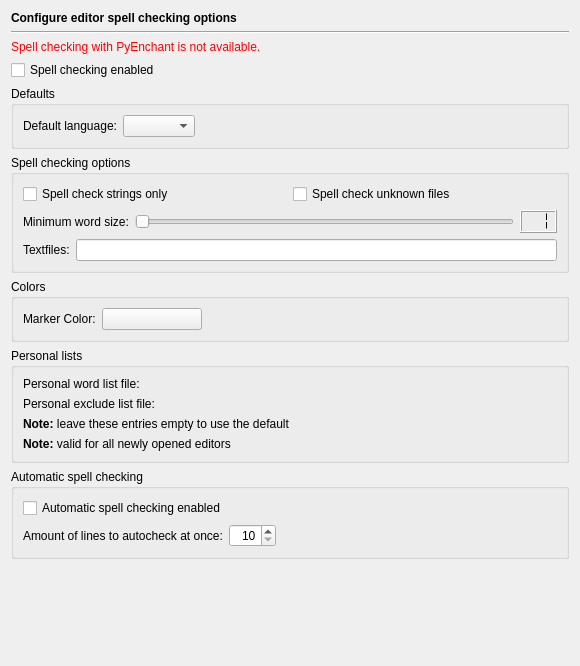
<?xml version="1.0" encoding="UTF-8"?>
<ui version="4.0">
 <class>EditorSpellCheckingPage</class>
 <widget class="QWidget" name="EditorSpellCheckingPage">
  <property name="geometry">
   <rect>
    <x>0</x>
    <y>0</y>
    <width>578</width>
    <height>666</height>
   </rect>
  </property>
  <layout class="QVBoxLayout" name="verticalLayout_4">
   <item>
    <widget class="QLabel" name="headerLabel">
     <property name="text">
      <string>&lt;b&gt;Configure editor spell checking options&lt;/b&gt;</string>
     </property>
    </widget>
   </item>
   <item>
    <widget class="Line" name="line3">
     <property name="frameShape">
      <enum>QFrame::HLine</enum>
     </property>
     <property name="frameShadow">
      <enum>QFrame::Sunken</enum>
     </property>
     <property name="orientation">
      <enum>Qt::Horizontal</enum>
     </property>
    </widget>
   </item>
   <item>
    <widget class="QLabel" name="errorLabel">
     <property name="text">
      <string>&lt;font color=&quot;#FF0000&quot;&gt;Spell checking with PyEnchant is not available.&lt;/font&gt;</string>
     </property>
    </widget>
   </item>
   <item>
    <widget class="QFrame" name="spellingFrame">
     <property name="frameShape">
      <enum>QFrame::NoFrame</enum>
     </property>
     <property name="frameShadow">
      <enum>QFrame::Plain</enum>
     </property>
     <layout class="QVBoxLayout" name="verticalLayout_3">
      <property name="leftMargin">
       <number>0</number>
      </property>
      <property name="topMargin">
       <number>0</number>
      </property>
      <property name="rightMargin">
       <number>0</number>
      </property>
      <property name="bottomMargin">
       <number>0</number>
      </property>
      <item>
       <widget class="QCheckBox" name="checkingEnabledCheckBox">
        <property name="toolTip">
         <string>Select to enable spell checking</string>
        </property>
        <property name="text">
         <string>Spell checking enabled</string>
        </property>
       </widget>
      </item>
      <item>
       <widget class="QGroupBox" name="groupBox_3">
        <property name="title">
         <string>Defaults</string>
        </property>
        <layout class="QGridLayout" name="gridLayout_3">
         <item row="0" column="0">
          <widget class="QLabel" name="label_2">
           <property name="text">
            <string>Default language:</string>
           </property>
          </widget>
         </item>
         <item row="0" column="1">
          <widget class="QComboBox" name="defaultLanguageCombo">
           <property name="toolTip">
            <string>Select the default language</string>
           </property>
          </widget>
         </item>
         <item row="0" column="2">
          <spacer name="horizontalSpacer">
           <property name="orientation">
            <enum>Qt::Horizontal</enum>
           </property>
           <property name="sizeHint" stdset="0">
            <size>
             <width>353</width>
             <height>20</height>
            </size>
           </property>
          </spacer>
         </item>
        </layout>
       </widget>
      </item>
      <item>
       <widget class="QGroupBox" name="groupBox_4">
        <property name="title">
         <string>Spell checking options</string>
        </property>
        <layout class="QVBoxLayout" name="verticalLayout">
         <item>
          <layout class="QHBoxLayout" name="horizontalLayout_4">
           <item>
            <widget class="QCheckBox" name="stringsOnlyCheckBox">
             <property name="toolTip">
              <string>Select to check strings only</string>
             </property>
             <property name="text">
              <string>Spell check strings only</string>
             </property>
            </widget>
           </item>
           <item>
            <widget class="QCheckBox" name="fullCheckUnknownCheckBox">
             <property name="toolTip">
              <string>Select to perform a complete check of files without extension</string>
             </property>
             <property name="text">
              <string>Spell check unknown files</string>
             </property>
            </widget>
           </item>
          </layout>
         </item>
         <item>
          <layout class="QHBoxLayout" name="horizontalLayout">
           <item>
            <widget class="QLabel" name="label">
             <property name="text">
              <string>Minimum word size:</string>
             </property>
            </widget>
           </item>
           <item>
            <widget class="QSlider" name="minimumWordSizeSlider">
             <property name="toolTip">
              <string>Move to set the minimum size of words to be checked</string>
             </property>
             <property name="minimum">
              <number>1</number>
             </property>
             <property name="maximum">
              <number>10</number>
             </property>
             <property name="orientation">
              <enum>Qt::Horizontal</enum>
             </property>
             <property name="tickPosition">
              <enum>QSlider::NoTicks</enum>
             </property>
             <property name="tickInterval">
              <number>1</number>
             </property>
            </widget>
           </item>
           <item>
            <widget class="QLCDNumber" name="lcdNumber">
             <property name="toolTip">
              <string>Displays the minimum size of words to be checked</string>
             </property>
             <property name="digitCount">
              <number>2</number>
             </property>
             <property name="segmentStyle">
              <enum>QLCDNumber::Flat</enum>
             </property>
             <property name="intValue" stdset="0">
              <number>1</number>
             </property>
            </widget>
           </item>
          </layout>
         </item>
         <item>
          <layout class="QHBoxLayout" name="horizontalLayout_2">
           <item>
            <widget class="QLabel" name="label_8">
             <property name="text">
              <string>Textfiles:</string>
             </property>
            </widget>
           </item>
           <item>
            <widget class="E5ClearableLineEdit" name="spellCheckTextFilesLineEdit">
             <property name="toolTip">
              <string>Enter the file extensions of pure text files (separated by a space)</string>
             </property>
             <property name="whatsThis">
              <string>&lt;b&gt;Textfiles&lt;/b&gt;
&lt;p&gt;Enter the file extension of pure text files. The complete contents of files with these extensions will be checked.&lt;/p&gt;</string>
             </property>
            </widget>
           </item>
          </layout>
         </item>
        </layout>
       </widget>
      </item>
      <item>
       <widget class="QGroupBox" name="groupBox_2">
        <property name="title">
         <string>Colors</string>
        </property>
        <layout class="QGridLayout" name="gridLayout_2">
         <item row="0" column="0">
          <widget class="QLabel" name="TextLabel2_2_2_2_2_2">
           <property name="text">
            <string>Marker Color:</string>
           </property>
          </widget>
         </item>
         <item row="0" column="1">
          <widget class="QPushButton" name="spellingMarkerButton">
           <property name="minimumSize">
            <size>
             <width>100</width>
             <height>0</height>
            </size>
           </property>
           <property name="toolTip">
            <string>Select the color for the spelling markers.</string>
           </property>
           <property name="text">
            <string/>
           </property>
          </widget>
         </item>
         <item row="0" column="2">
          <spacer>
           <property name="orientation">
            <enum>Qt::Horizontal</enum>
           </property>
           <property name="sizeHint" stdset="0">
            <size>
             <width>348</width>
             <height>20</height>
            </size>
           </property>
          </spacer>
         </item>
        </layout>
       </widget>
      </item>
      <item>
       <widget class="QGroupBox" name="groupBox">
        <property name="title">
         <string>Personal lists</string>
        </property>
        <layout class="QGridLayout" name="gridLayout">
         <item row="0" column="0">
          <widget class="QLabel" name="label_4">
           <property name="text">
            <string>Personal word list file:</string>
           </property>
          </widget>
         </item>
         <item row="0" column="1">
          <widget class="E5PathPicker" name="pwlPicker" native="true">
           <property name="sizePolicy">
            <sizepolicy hsizetype="Expanding" vsizetype="Preferred">
             <horstretch>0</horstretch>
             <verstretch>0</verstretch>
            </sizepolicy>
           </property>
           <property name="focusPolicy">
            <enum>Qt::StrongFocus</enum>
           </property>
          </widget>
         </item>
         <item row="1" column="0">
          <widget class="QLabel" name="label_5">
           <property name="text">
            <string>Personal exclude list file:</string>
           </property>
          </widget>
         </item>
         <item row="1" column="1">
          <widget class="E5PathPicker" name="pelPicker" native="true">
           <property name="sizePolicy">
            <sizepolicy hsizetype="Expanding" vsizetype="Preferred">
             <horstretch>0</horstretch>
             <verstretch>0</verstretch>
            </sizepolicy>
           </property>
           <property name="focusPolicy">
            <enum>Qt::StrongFocus</enum>
           </property>
          </widget>
         </item>
         <item row="2" column="0" colspan="2">
          <widget class="QLabel" name="label_6">
           <property name="text">
            <string>&lt;b&gt;Note:&lt;/b&gt; leave these entries empty to use the default</string>
           </property>
          </widget>
         </item>
         <item row="3" column="0" colspan="2">
          <widget class="QLabel" name="label_7">
           <property name="text">
            <string>&lt;b&gt;Note:&lt;/b&gt; valid for all newly opened editors</string>
           </property>
          </widget>
         </item>
        </layout>
       </widget>
      </item>
      <item>
       <widget class="QGroupBox" name="groupBox_5">
        <property name="title">
         <string>Automatic spell checking</string>
        </property>
        <layout class="QVBoxLayout" name="verticalLayout_2">
         <item>
          <widget class="QCheckBox" name="enabledCheckBox">
           <property name="toolTip">
            <string>Select to enable spellchecking</string>
           </property>
           <property name="text">
            <string>Automatic spell checking enabled</string>
           </property>
          </widget>
         </item>
         <item>
          <layout class="QHBoxLayout" name="horizontalLayout_3">
           <item>
            <widget class="QLabel" name="label_3">
             <property name="text">
              <string>Amount of lines to autocheck at once:</string>
             </property>
            </widget>
           </item>
           <item>
            <widget class="QSpinBox" name="chunkSizeSpinBox">
             <property name="toolTip">
              <string>Enter the number of lines to check per go. Higher values increase checking speed but decrease GUI responsivenes</string>
             </property>
             <property name="alignment">
              <set>Qt::AlignRight|Qt::AlignTrailing|Qt::AlignVCenter</set>
             </property>
             <property name="minimum">
              <number>10</number>
             </property>
             <property name="maximum">
              <number>999</number>
             </property>
            </widget>
           </item>
           <item>
            <spacer name="horizontalSpacer_2">
             <property name="orientation">
              <enum>Qt::Horizontal</enum>
             </property>
             <property name="sizeHint" stdset="0">
              <size>
               <width>40</width>
               <height>20</height>
              </size>
             </property>
            </spacer>
           </item>
          </layout>
         </item>
        </layout>
       </widget>
      </item>
     </layout>
    </widget>
   </item>
   <item>
    <spacer>
     <property name="orientation">
      <enum>Qt::Vertical</enum>
     </property>
     <property name="sizeHint" stdset="0">
      <size>
       <width>558</width>
       <height>231</height>
      </size>
     </property>
    </spacer>
   </item>
  </layout>
 </widget>
 <customwidgets>
  <customwidget>
   <class>E5PathPicker</class>
   <extends>QWidget</extends>
   <header>E5Gui/E5PathPicker.h</header>
   <container>1</container>
  </customwidget>
  <customwidget>
   <class>E5ClearableLineEdit</class>
   <extends>QLineEdit</extends>
   <header>E5Gui/E5LineEdit.h</header>
  </customwidget>
 </customwidgets>
 <tabstops>
  <tabstop>checkingEnabledCheckBox</tabstop>
  <tabstop>defaultLanguageCombo</tabstop>
  <tabstop>stringsOnlyCheckBox</tabstop>
  <tabstop>fullCheckUnknownCheckBox</tabstop>
  <tabstop>minimumWordSizeSlider</tabstop>
  <tabstop>spellCheckTextFilesLineEdit</tabstop>
  <tabstop>spellingMarkerButton</tabstop>
  <tabstop>pwlPicker</tabstop>
  <tabstop>pelPicker</tabstop>
  <tabstop>enabledCheckBox</tabstop>
  <tabstop>chunkSizeSpinBox</tabstop>
 </tabstops>
 <resources/>
 <connections>
  <connection>
   <sender>minimumWordSizeSlider</sender>
   <signal>valueChanged(int)</signal>
   <receiver>lcdNumber</receiver>
   <slot>display(int)</slot>
   <hints>
    <hint type="sourcelabel">
     <x>248</x>
     <y>131</y>
    </hint>
    <hint type="destinationlabel">
     <x>545</x>
     <y>131</y>
    </hint>
   </hints>
  </connection>
 </connections>
</ui>
